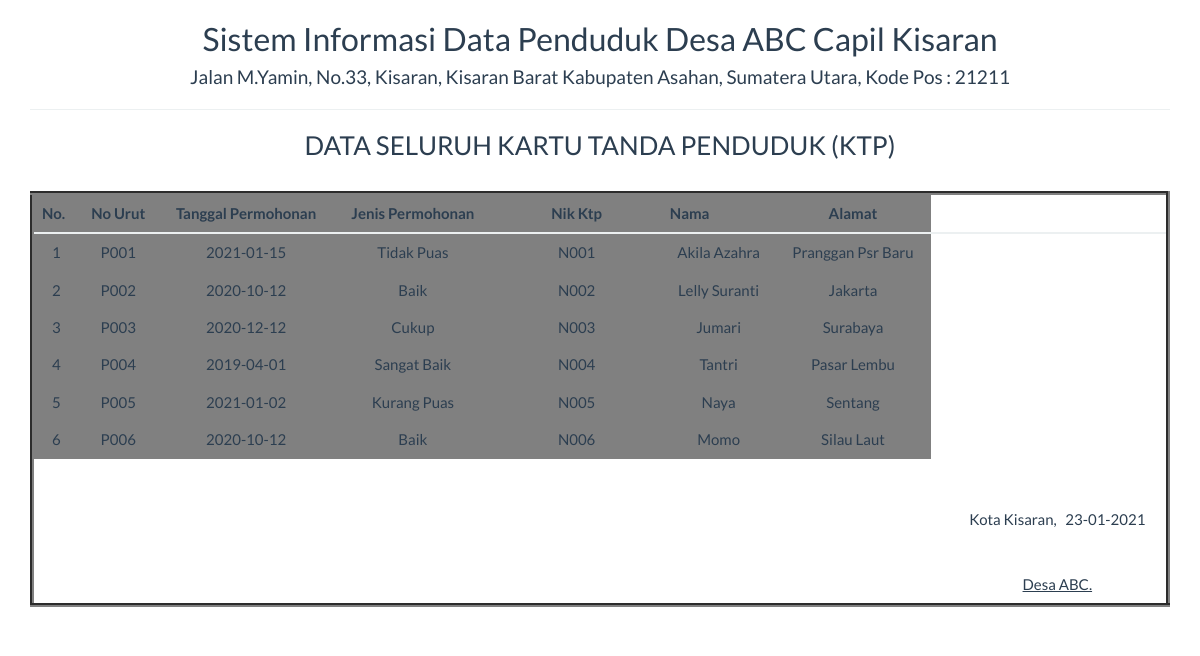
The page /report/ktp_semua.php on the database its author committed.
### tables this page shows
CREATE TABLE IF NOT EXISTS `tbl_ktp` (
  `no_urut` varchar(30) NOT NULL,
  `tgl_permohonan` date NOT NULL,
  `jenis_permohonan` varchar(40) NOT NULL,
  `nik_ktp` varchar(40) NOT NULL,
  `nama` varchar(30) NOT NULL,
  `alamat` varchar(30) NOT NULL
);

### report/ktp_semua.php (the view, shortened to what this page needs)
<!DOCTYPE html>
<html>
    <head>
        <link href="../Assets/css/bootstrap.min.css" rel="stylesheet" type="text/css"/>
    </head>
    <body onload="print()">
        <?php
        include '../config/koneksi.php';
        ?>
        <div class="container">
            <div class='row'>
                <div class="col-sm-12">
                    <div class="text-center">
                        <h2>Sistem Informasi Data Penduduk Desa ABC Capil Kisaran </h2>
                        <h4>Jalan M.Yamin, No.33, Kisaran,
                        Kisaran Barat Kabupaten Asahan, Sumatera Utara, Kode Pos : 21211 <br></h4>
                        <hr>
                        <marquee><h3>DATA SELURUH KARTU TANDA PENDUDUK (KTP)</h3></marquee>
                        <table class="table table-bordered table-striped table-hover">
                        <tbody>
                                <thead>
								 <table class="table" border="4" width="200px">
                                    <tr bgcolor="gray">
									<th>No.</th>
                                    <th><center>No Urut</center></th>
                                    <th><center>Tanggal Permohonan</center></th>
                                    <th><center>Jenis Permohonan</center></th>
                                    <th width="15%"><center>Nik Ktp</center></th>
                                    <th width="10%">Nama</th>
                                    <th><center>Alamat</center></th>
                                </tr>
								</thead>
							<tbody>
                            <?php
                            $sql = "SELECT * FROM tbl_ktp";
                            $query = mysqli_query($koneksi, $sql) or die("SQL Anda Salah");
                            $nomor = 0;
                            while ($data = mysqli_fetch_array($query)) {
                                $nomor++;
                                ?>
                                <tr bgcolor="gray">
                                    <td><?= $nomor ?></td>
									<td><?= $data['no_urut'] ?></td>
                                    <td><?= $data['tgl_permohonan'] ?></td>
                                    <td><?= $data['jenis_permohonan'] ?></td>
                                    <td><?= $data['nik_ktp'] ?></td>
                                    <td><?= $data['nama'] ?></td>
                                    <td><?= $data['alamat'] ?></td>
                                </tr>
                            <?php } ?>
							</tbody>
                        </tbody>
                            <tfoot>
                                <tr>
                                    <td colspan="8" class="text-right">
                                        <td>
                                        <td>
                                        <br><br>
                                        Kota Kisaran,  &nbsp <?= date("d-m-Y") ?>
                                        <br><br><br>
                                        <u>Desa ABC.<strong>
									</td>
								</tr>
							</tfoot>
                        </table>
                    </div>
                </div>
            </div>
    </body>
</html>

### rows shown on the page
tbl_ktp: no_urut "P001", tgl_permohonan "2021-01-15", jenis_permohonan "Tidak Puas", nik_ktp "N001", nama "Akila Azahra", alamat "Pranggan Psr Baru"
tbl_ktp: no_urut "P002", tgl_permohonan "2020-10-12", jenis_permohonan "Baik", nik_ktp "N002", nama "Lelly Suranti", alamat "Jakarta"
tbl_ktp: no_urut "P003", tgl_permohonan "2020-12-12", jenis_permohonan "Cukup", nik_ktp "N003", nama "Jumari", alamat "Surabaya"
tbl_ktp: no_urut "P004", tgl_permohonan "2019-04-01", jenis_permohonan "Sangat Baik", nik_ktp "N004", nama "Tantri", alamat "Pasar Lembu"
tbl_ktp: no_urut "P005", tgl_permohonan "2021-01-02", jenis_permohonan "Kurang Puas", nik_ktp "N005", nama "Naya", alamat "Sentang"
tbl_ktp: no_urut "P006", tgl_permohonan "2020-10-12", jenis_permohonan "Baik", nik_ktp "N006", nama "Momo", alamat "Silau Laut"
